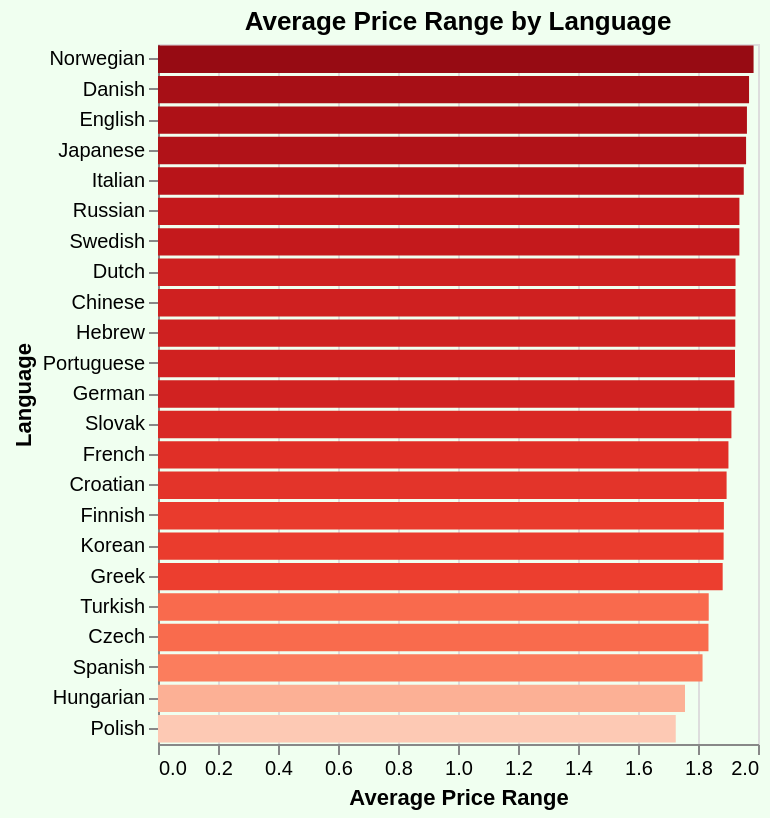

The specification (Vega-Lite) saved for this image:
### Vega-Lite specification from a JSON file in a GitHub repository (floating-point values rounded to 4 significant figures)
{"config": {"view": {"continuousWidth": 300, "continuousHeight": 300}}, "data": {"name": "data-52c4a7018459cf992eb6bb13e6fdfb1a"}, "mark": {"type": "bar"}, "background": "#f0fff0", "encoding": {"color": {"field": "avg_price_range", "legend": null, "scale": {"scheme": "reds"}, "type": "quantitative"}, "tooltip": [{"field": "avg_price_range", "type": "quantitative"}, {"field": "count_reviews", "type": "quantitative"}], "x": {"field": "avg_price_range", "title": "Average Price Range", "type": "quantitative"}, "y": {"field": "language", "sort": "-x", "title": "Language", "type": "nominal"}}, "height": 350, "title": "Average Price Range by Language", "width": "container", "$schema": "https://vega.github.io/schema/vega-lite/v5.17.0.json", "datasets": {"data-52c4a7018459cf992eb6bb13e6fdfb1a": [{"langid": "no", "avg_price_range": 1.985, "count_reviews": 1286, "language": "Norwegian"}, {"langid": "da", "avg_price_range": 1.97, "count_reviews": 1508, "language": "Danish"}, {"langid": "en", "avg_price_range": 1.963, "count_reviews": 106765, "language": "English"}, {"langid": "ja", "avg_price_range": 1.96, "count_reviews": 856, "language": "Japanese"}, {"langid": "it", "avg_price_range": 1.953, "count_reviews": 322593, "language": "Italian"}, {"langid": "ru", "avg_price_range": 1.938, "count_reviews": 4051, "language": "Russian"}, {"langid": "sv", "avg_price_range": 1.938, "count_reviews": 1563, "language": "Swedish"}, {"langid": "nl", "avg_price_range": 1.925, "count_reviews": 4902, "language": "Dutch"}, {"langid": "zh", "avg_price_range": 1.925, "count_reviews": 466, "language": "Chinese"}, {"langid": "he", "avg_price_range": 1.924, "count_reviews": 608, "language": "Hebrew"}, {"langid": "pt", "avg_price_range": 1.923, "count_reviews": 6943, "language": "Portuguese"}, {"langid": "de", "avg_price_range": 1.921, "count_reviews": 9154, "language": "German"}, {"langid": "sk", "avg_price_range": 1.911, "count_reviews": 79, "language": "Slovak"}, {"langid": "fr", "avg_price_range": 1.901, "count_reviews": 34331, "language": "French"}, {"langid": "hr", "avg_price_range": 1.895, "count_reviews": 86, "language": "Croatian"}, {"langid": "fi", "avg_price_range": 1.886, "count_reviews": 211, "language": "Finnish"}, {"langid": "ko", "avg_price_range": 1.885, "count_reviews": 384, "language": "Korean"}, {"langid": "el", "avg_price_range": 1.882, "count_reviews": 1588, "language": "Greek"}, {"langid": "tr", "avg_price_range": 1.836, "count_reviews": 554, "language": "Turkish"}, {"langid": "cs", "avg_price_range": 1.835, "count_reviews": 212, "language": "Czech"}, {"langid": "es", "avg_price_range": 1.815, "count_reviews": 24452, "language": "Spanish"}, {"langid": "hu", "avg_price_range": 1.757, "count_reviews": 300, "language": "Hungarian"}, {"langid": "pl", "avg_price_range": 1.726, "count_reviews": 1375, "language": "Polish"}]}}
